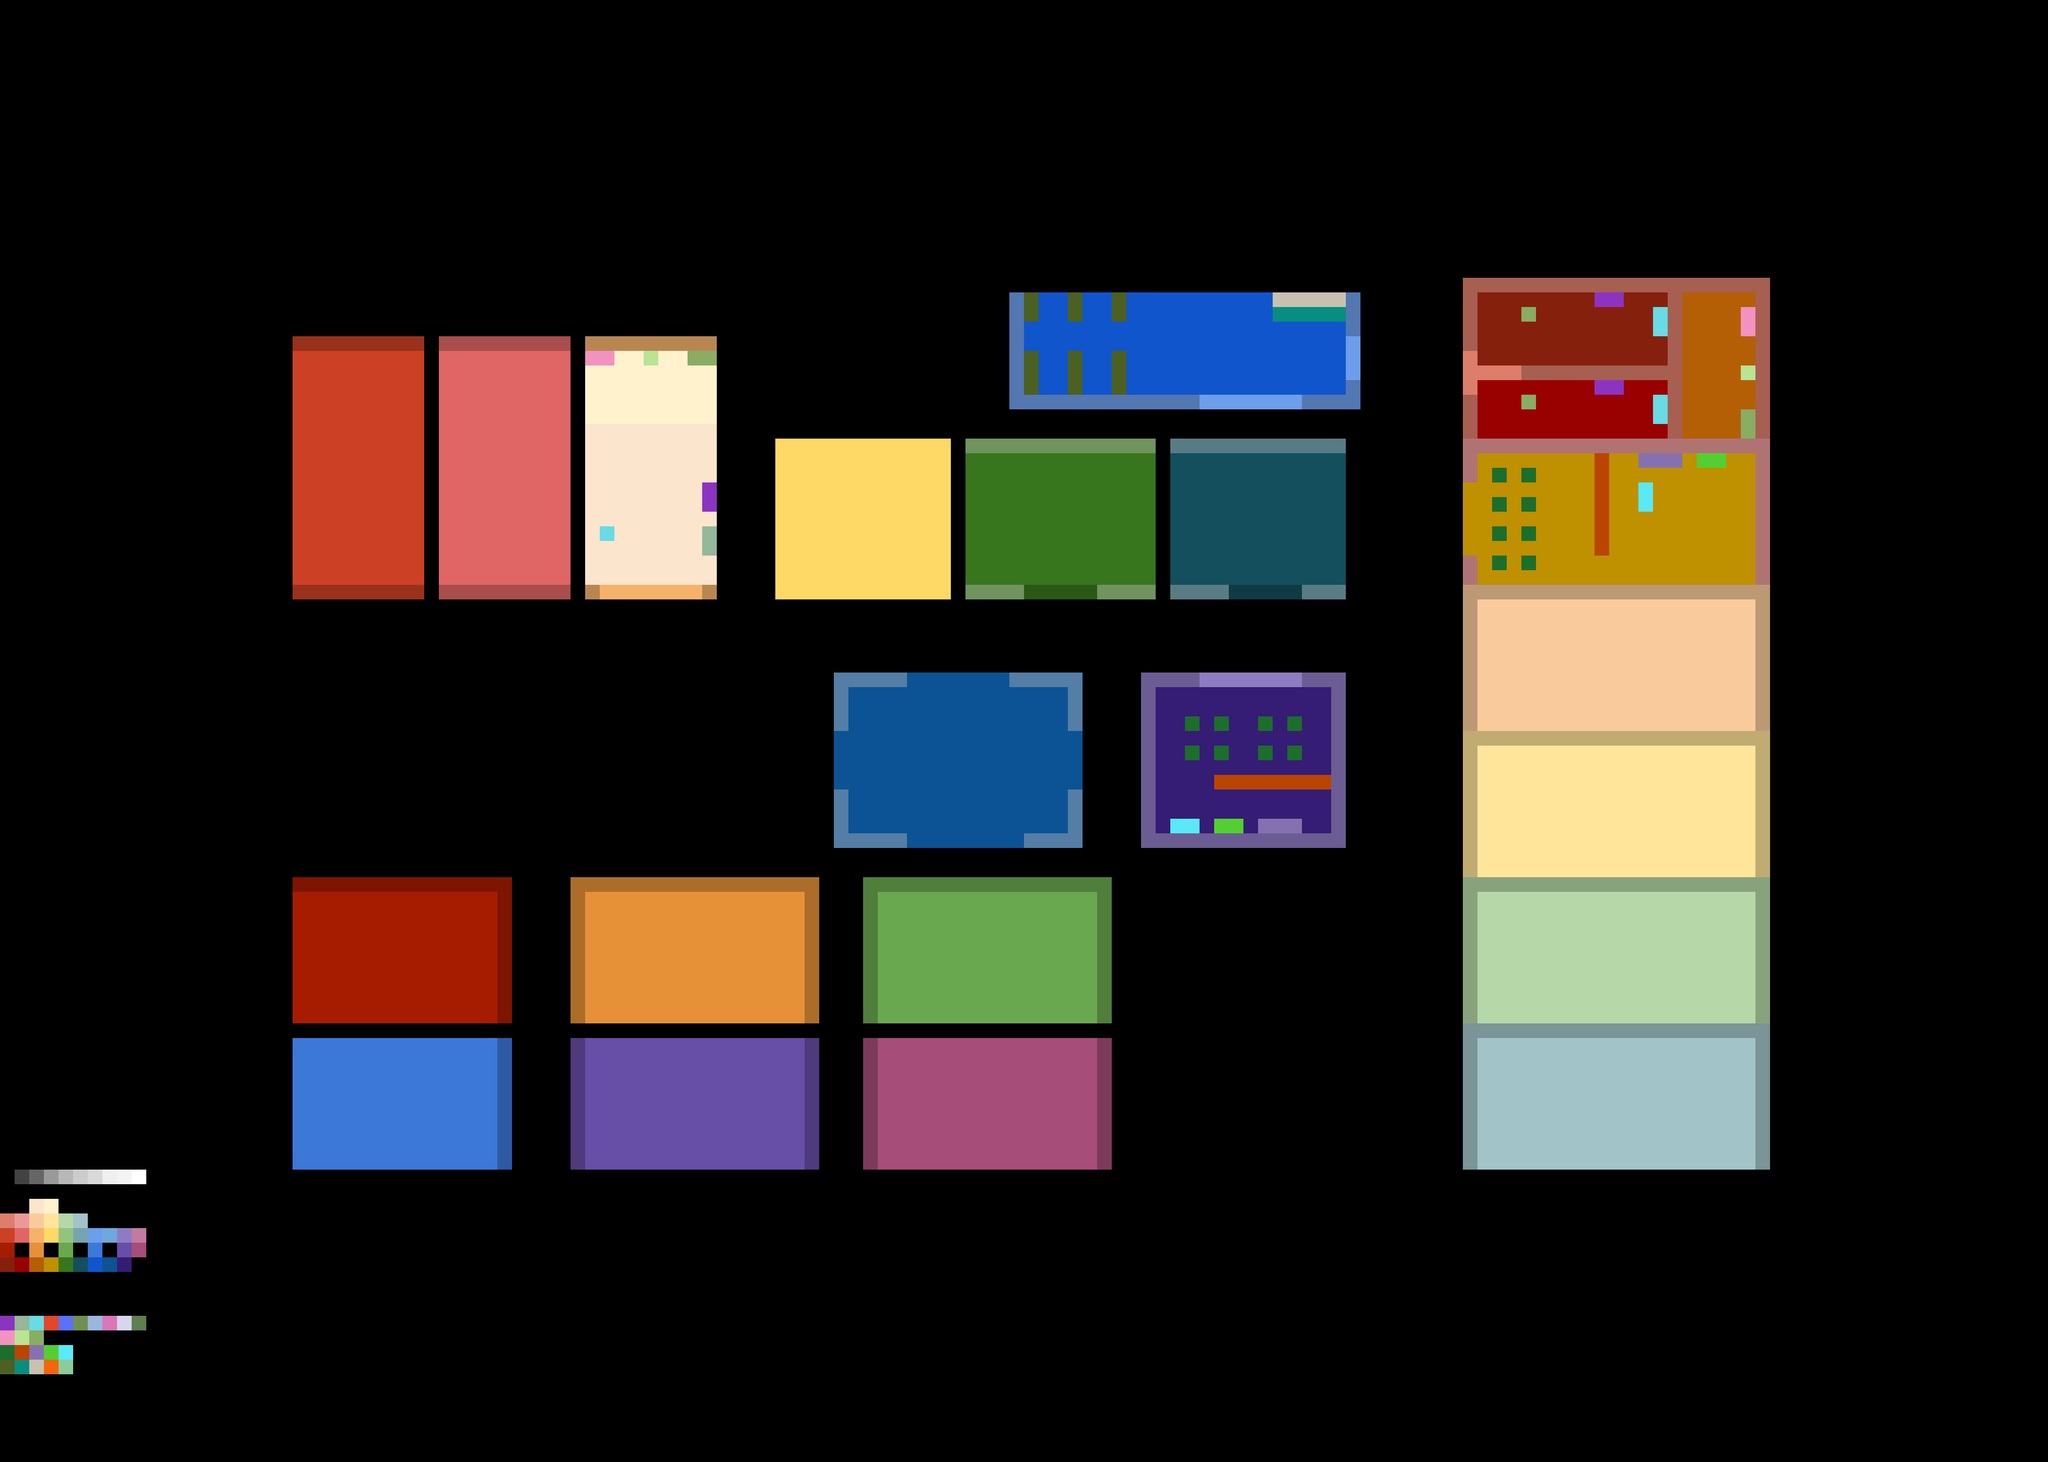

The image is a tile-based game level rendered from a .tmx file. Its description and source (layers, tilesets, objects; grid data summarised) follow:
An orthogonal 140x100 tile map with 32x32 px tiles, 6 tile layers (spawning_location_maze, sector_maze, arena_maze, game_object_maze, ...), 1 hidden layer not drawn, 3 tilesets.

<map version="1.10" tiledversion="1.11.0" orientation="orthogonal" renderorder="right-down" width="140" height="100" tilewidth="32" tileheight="32" infinite="0" nextlayerid="12" nextobjectid="1">
 <editorsettings>
  <export target="map1..tmj" format="json" />
 </editorsettings>
 <tileset firstgid="1" name="color" tilewidth="32" tileheight="32" tilecount="80" columns="10">
  <image source="blocks_1.png" width="320" height="256" />
 </tileset>
 <tileset firstgid="81" source="color2.tsx" />
 <tileset firstgid="161" source="color.tsx" />
 <layer id="3" name="world_maze" width="140" height="100" visible="0">
  <data>[14000 cells, 14000 non-empty, 1 distinct tile ids]</data>
 </layer>
 <layer id="7" name="spawning_location_maze" width="140" height="100">
  <data>[14000 cells, 0 non-empty, 0 distinct tile ids]</data>
 </layer>
 <layer id="9" name="sector_maze" width="140" height="100">
  <data>[14000 cells, 3669 non-empty, 21 distinct tile ids]</data>
 </layer>
 <layer id="4" name="arena_maze" width="140" height="100">
  <data>[14000 cells, 1169 non-empty, 14 distinct tile ids]</data>
 </layer>
 <layer id="5" name="game_object_maze" width="140" height="100">
  <data>[14000 cells, 95 non-empty, 14 distinct tile ids]</data>
 </layer>
 <layer id="8" name="collision" width="140" height="100" opacity="0.25">
  <data>[14000 cells, 973 non-empty, 2 distinct tile ids]</data>
 </layer>
 <layer id="10" name="special" width="140" height="100">
  <data>[14000 cells, 66 non-empty, 66 distinct tile ids]</data>
 </layer>
</map>
